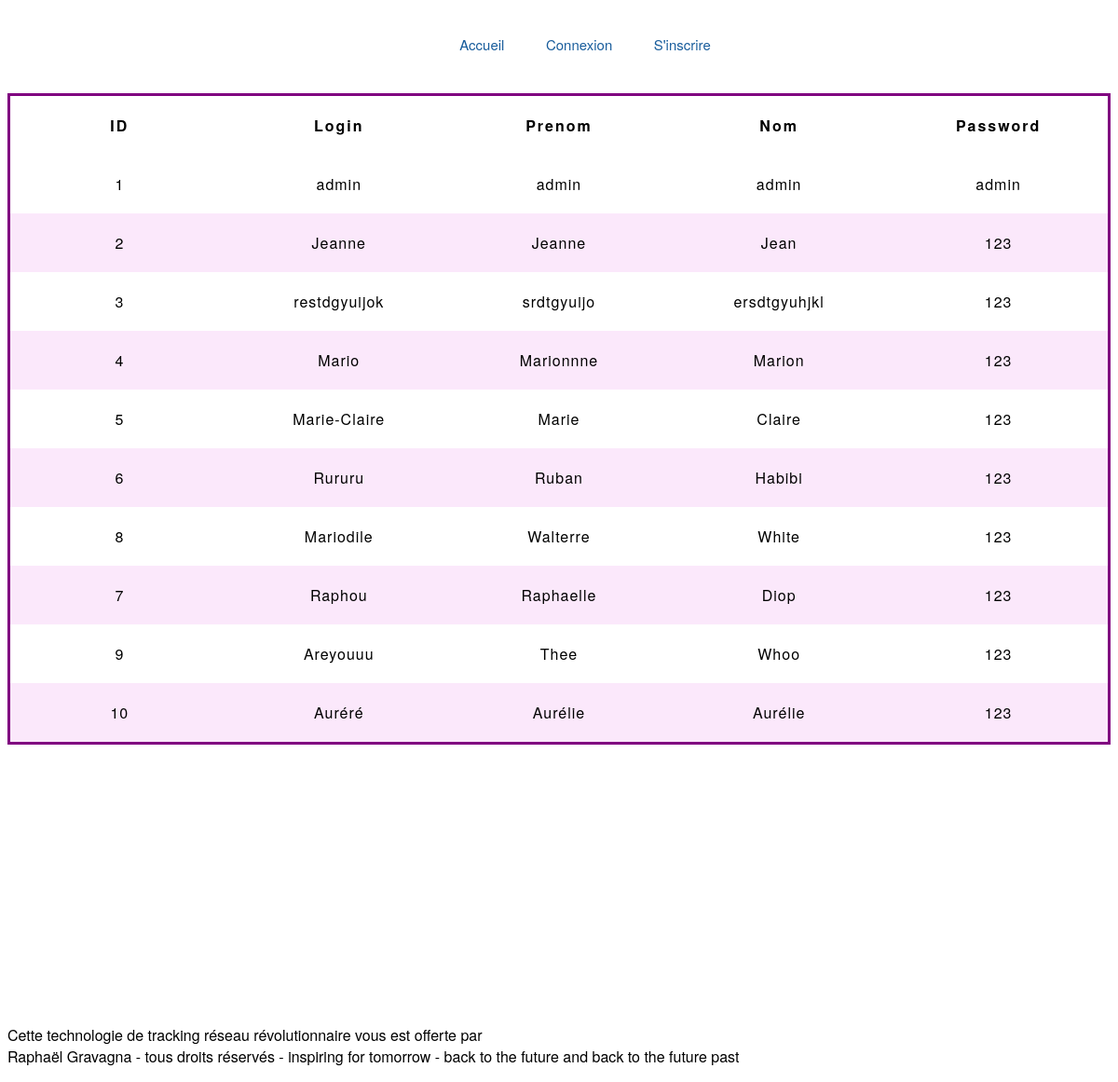
The app's page /admin.php with its own data.
### tables this page shows
CREATE TABLE IF NOT EXISTS `utilisateurs` (
  `id` int(11) NOT NULL AUTO_INCREMENT,
  `login` varchar(255) NOT NULL,
  `prenom` varchar(255) NOT NULL,
  `nom` varchar(255) NOT NULL,
  `password` varchar(255) NOT NULL,
  PRIMARY KEY (`id`)
);

### admin.php (the view, shortened to what this page needs)
<?php
require 'header.php';
$Requete = mysqli_query($bdd, "SELECT * FROM `utilisateurs`");
$Users = mysqli_fetch_all($Requete, MYSQLI_ASSOC);
?>
<body>
    <main>
            <table class>
                <tr>
                    <th>ID</th>
                    <th>Login</th>
                    <th>Prenom</th>
                    <th>Nom</th>
                    <th>Password</th>
                </tr>
                <tr><?php
                    foreach($Users as $User){
                    echo '<tr><td>'.$User['id'].'</td>';
                    echo '<td>'.$User['login'].'</td>';
                    echo '<td>'.$User['prenom'].'</td>';
                    echo '<td>'.$User['nom'].'</td>';
                    echo '<td>'.$User['password'].'</td>';
                    }?>
                </tr>
            </table>
    </main>
</body>
<?php require 'footer.php'; ?>

### header.php (shortened to what this page needs)
<!DOCTYPE html>
<html lang="en">
<head>
    <link rel="stylesheet" href="modulecss.css">
</head>
<header>
    <nav class=nav>
      <ul>
        <li><a href="index.php">Accueil</a></li>
        <?php
        if(!isset($_SESSION['user'])) {
        echo "<li><a href='connexion.php'>Connexion</a></li>";
        }
        ?>
        <?php
        if(!isset($_SESSION['user'])) {
        echo "<li><a href='inscription.php'>S'inscrire</a></li>";
        }
        ?>
      </ul>
    </nav>
  </header>

### footer.php
<footer class="footer">
    <p>Cette technologie de tracking réseau révolutionnaire vous est offerte par<br>
    Raphaël Gravagna - tous droits réservés - inspiring for tomorrow - back to the future and back to the future past </p>
  </footer>
  </body>
  </html>

### modulecss.css (style rules this page uses)
nav { position: fixed; display: flex; justify-content: space-around; align-items: center; width: 100%; top: 0px; }
nav ul li { display: inline-block; padding: 20px; }
nav ul li a { text-decoration: none; color: #195d9c; font-size: 15px; }
body { margin-top: 100px; }
footer { margin-top: 300px; }
table { table-layout: fixed; width: 100%; border-collapse: collapse; border: 3px solid purple; }
th, td { padding: 20px; }
html { font-family: 'helvetica neue', helvetica, arial, sans-serif; }
th { letter-spacing: 2px; }
td { letter-spacing: 1px; }
tbody td { text-align: center; }
tbody tr:nth-child(odd) { background-color: #ffffff; }
tbody tr:nth-child(even) { background-color: #f8d3f886; }
tbody tr { background-image: url(noise.png); }

### records on screen
utilisateurs: id "1", login "admin", prenom "admin", nom "admin", password "admin"
utilisateurs: id "2", login "Jeanne", prenom "Jeanne", nom "Jean", password "123"
utilisateurs: id "3", login "restdgyuijok", prenom "srdtgyuijo", nom "ersdtgyuhjkl", password "123"
utilisateurs: id "4", login "Mario", prenom "Marionnne", nom "Marion", password "123"
utilisateurs: id "5", login "Marie-Claire", prenom "Marie", nom "Claire", password "123"
utilisateurs: id "6", login "Rururu", prenom "Ruban", nom "Habibi", password "123"
utilisateurs: id "8", login "Mariodile", prenom "Walterre", nom "White", password "123"
utilisateurs: id "7", login "Raphou", prenom "Raphaelle", nom "Diop", password "123"
utilisateurs: id "9", login "Areyouuu", prenom "Thee", nom "Whoo", password "123"
utilisateurs: id "10", login "Auréré", prenom "Aurélie", nom "Aurélie", password "123"
